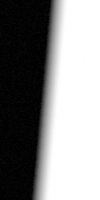
#> input picture тех зрение/lab1/1.png, 100 x 200 px; the run also reads 1 picture not shown here
$ jupyter execute 1.ipynb
#> lines starting #> are read from the running program, lines starting #| are printed output that depends on the picture
[cell 1]
import cv2
import numpy as np
import matplotlib.ticker as tic

from skimage import io, color, transform
from matplotlib import pyplot as plt

[cell 2]
fig = plt.figure()

fig, ([ax1, ax2, ax3, ax4, ax5] ) = plt.subplots(
    nrows=1, ncols=5,
    figsize=(18, 14)
)

ax1.set_title('1')
ax2.set_title('2')
ax3.set_title('3')
ax4.set_title('4')
ax5.set_title('5')

image1 = io.imread("1.png")
#> image1 is the input picture: shape (200, 100); min 0, max 255, mean 136.1
image2 = io.imread("2.png")
image3 = io.imread("3.png")
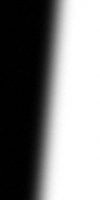
#> input picture тех зрение/lab1/3.png, 100 x 200 px
#> image3 is the input picture: shape (200, 100); min 0, max 255, mean 128.8
image4 = io.imread("cam-lens.png")
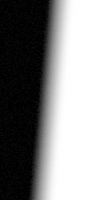
#> input picture тех зрение/lab1/cam-lens.png, 100 x 200 px
#> image4 is the input picture: shape (200, 100); min 0, max 255, mean 134.1
image5 = io.imread("cam.png")
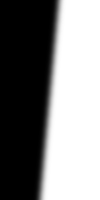
#> input picture тех зрение/lab1/cam.png, 100 x 200 px
#> image5 is the input picture: shape (200, 100); min 0, max 255, mean 128.4

ax1.imshow(image1,  cmap="gray")
ax2.imshow(image2,  cmap="gray")
ax3.imshow(image3,  cmap="gray")
ax4.imshow(image4,  cmap="gray")
ax5.imshow(image5,  cmap="gray")

plt.show()

[cell 3]
# Выравнивание изображения для получения нормали
def rotate(img):
    img = transform.rotate(img, 5.3, preserve_range=True)
    row = img[len(img)//2] / 255
    image = np.full(img.shape, row)
    return image

[cell 4]
# Функция размытия края полуплоскости
# Построение графика функции размытия полуплоскости
def draw_kf(img, add_to_title = ""):
    y = np.mean(img, axis=0)
    x = np.arange(len(y))
    fig, ax = plt.subplots()
    ax.plot(x, y, linewidth = 3)

    #Устанавливаем интервал основных делений:
    ax.xaxis.set_major_locator(tic.MultipleLocator(10))
    ax.yaxis.set_major_locator(tic.MultipleLocator(0.5))

    fig.set_figwidth(6)
    fig.set_figheight(4)
    plt.title("Краевая функция " + add_to_title, fontsize=16)
    plt.grid()
    plt.show()

[cell 5]
edg_1 = rotate(image1)
#> in rotate, `row = img[len(img)//2] / 255`: row = 100 values, max 1 at index 65, min 0 at index 18, mean 0.534
#> in rotate, `image = np.full(img.shape, row)`:
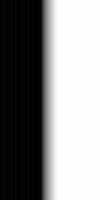
#> image: shape (200, 100) float64; min 0, max 1, mean 0.534
edg_2 = rotate(image2)
edg_3 = rotate(image3)
#> in rotate (call 3), `img = transform.rotate(img, 5.3, preserve_range=True)`:
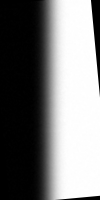
#> img: shape (200, 100) float64; min 0, max 255, mean 121.9
#> in rotate (call 3), `row = img[len(img)//2] / 255`: row = 100 values, max 1 at index 73, min 0.000209 at index 12, mean 0.505
edg_4 = rotate(image4)
#> in rotate (call 4), `img = transform.rotate(img, 5.3, preserve_range=True)`:
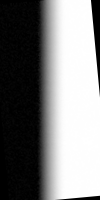
#> img: shape (200, 100) float64; min 0, max 255, mean 127.2
#> in rotate (call 4), `row = img[len(img)//2] / 255`: row = 100 values, max 1 at index 69, min 6.83e-05 at index 34, mean 0.526
edg_5 = rotate(image5)
#> in rotate (call 5), `img = transform.rotate(img, 5.3, preserve_range=True)`:
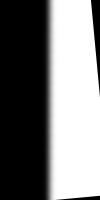
#> img: shape (200, 100) float64; min 0, max 255, mean 121.6
#> in rotate (call 5), `row = img[len(img)//2] / 255`: row = 100 values from 0 to 1
#> in rotate (call 5), `image = np.full(img.shape, row)`:
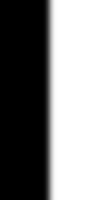
#> image: shape (200, 100) float64; min 0, max 1, mean 0.504

draw_kf(edg_1, '1')
#> in draw_kf, `y = np.mean(img, axis=0)`: y = 100 values, max 1 at index 65, min 0 at index 18, mean 0.534
#> in draw_kf, `x = np.arange(len(y))`: x = 100 values from 0 to 99
draw_kf(edg_2, '2')
draw_kf(edg_3, '3')
draw_kf(edg_4, '4')
draw_kf(edg_5, '5')

[cell 6]
# Функция размытия линии
# Построение графика функции размытия линии
def draw_frl(img, add_to_title = ""):
    y = np.mean(img, axis=0)
    x = np.arange(len(y))
    y1 = np.gradient(y)
    y1 /= max(y1)   # Нормирование графика
    fig, ax = plt.subplots()
    ax.plot(x, y1, linewidth = 3)

    #Устанавливаем интервал основных делений:
    ax.xaxis.set_major_locator(tic.MultipleLocator(10))
    ax.yaxis.set_major_locator(tic.MultipleLocator(0.2))

    fig.set_figwidth(6)
    fig.set_figheight(4)
    plt.title("Функция размытия линии " + add_to_title, fontsize=16)
    plt.grid()
    plt.show()

[cell 7]
draw_frl(image1, '1')
#> in draw_frl, `y = np.mean(img, axis=0)`: y = 100 values, max 254.8 at index 72, min 2.69 at index 27, mean 136.1
#> in draw_frl, `x = np.arange(len(y))`: x = 100 values from 0 to 99
#> in draw_frl, `y1 = np.gradient(y)`: y1 = 100 values, max 13.18 at index 47, min -0.243 at index 14, mean 2.52
#> in draw_frl, `y1 /= max(y1)`: y1 = 100 values, max 1 at index 47, min -0.0184 at index 14, mean 0.191
draw_frl(image2, '2')
draw_frl(image3, '3')
draw_frl(image4, '4')
draw_frl(image5, '5')

[cell 8]
#Функция передачи модуляции
#  Построение графика функции передачи модуляции
def draw_fpm(img, add_to_title = ""):
    y = np.mean(img, axis=0)
    x = np.arange(len(y))
    y1 = np.gradient(y)
    y1 = np.fft.fft(y1)    # Дискретное фурье преобразование
    fig, ax = plt.subplots()
    ax.plot(x[:len(x)//10], np.abs(y1 / max(y1))[:len(x)//10], linewidth = 3)
    # print(np.abs(y1 / max(y1))[:len(x)//10])
    #Устанавливаем интервал основных делений:
    ax.xaxis.set_major_locator(tic.MultipleLocator(1))
    ax.yaxis.set_major_locator(tic.MultipleLocator(0.5))

    fig.set_figwidth(6)
    fig.set_figheight(4)
    plt.title("Функция передачи модуляции " + add_to_title, fontsize=16)
    plt.grid()
    plt.show()

[cell 9]
draw_fpm(image1, '1')
#> in draw_fpm, `x = np.arange(len(y))`: x = 100 values from 0 to 99
#> in draw_fpm, `y1 = np.gradient(y)`: y1 = 100 values, max 13.18 at index 47, min -0.243 at index 14, mean 2.52
draw_fpm(image2, '2')
draw_fpm(image3, '3')
draw_fpm(image4, '4')
draw_fpm(image5, '5')
#> in draw_fpm (call 5), `y = np.mean(img, axis=0)`: y = 100 values from 0 to 255
#> in draw_fpm (call 5), `y1 = np.gradient(y)`: y1 = 100 values, max 13.51 at index 50, min 0 at index 0, mean 2.55
#> in draw_fpm (call 5), `plt.show()`:
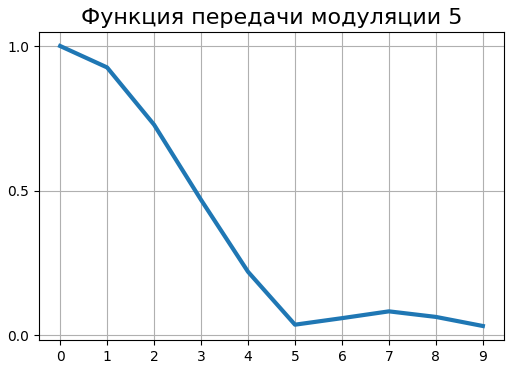
#> figure drawn by matplotlib, 1 panel; curve peaks at x = 0, y = 1

[cell 10]
def divide_fpm(img1, img2, add_to_title = ""):
    y1 = np.mean(img1, axis=0)
    x1 = np.arange(len(y1))
    y11 = np.gradient(y1)
    y11 = np.fft.fft(y11)

    y2 = np.mean(img2, axis=0)
    x2 = np.arange(len(y2))
    y12 = np.gradient(y2)
    y12 = np.fft.fft(y12)

    fig, ax = plt.subplots()

    shrek1=np.abs(y11 / max(y11))[:len(x1)//10]
    shrek2=np.abs(y12 / max(y12))[:len(x2)//10]
    ax.plot(x1[:len(x1)//10], np.divide(shrek1, shrek2), linewidth = 3)
    # print(np.abs(y1 / max(y1))[:len(x)//10])
    #Устанавливаем интервал основных делений:
    ax.xaxis.set_major_locator(tic.MultipleLocator(1))
    ax.yaxis.set_major_locator(tic.MultipleLocator(0.5))

    fig.set_figwidth(6)
    fig.set_figheight(4)
    plt.title(add_to_title, fontsize=16)
    plt.grid()
    plt.show()

divide_fpm(image4, image5, "ФПМ объектива")
#> in divide_fpm, `y1 = np.mean(img1, axis=0)`: y1 = 100 values, max 254.8 at index 93, min 2.79 at index 24, mean 134.1
#> in divide_fpm, `x1 = np.arange(len(y1))`: x1 = 100 values from 0 to 99
#> in divide_fpm, `y11 = np.gradient(y1)`: y11 = 100 values, max 11.46 at index 48, min -0.32 at index 17, mean 2.52
#> in divide_fpm, `y2 = np.mean(img2, axis=0)`: y2 = 100 values from 0 to 255
#> in divide_fpm, `x2 = np.arange(len(y2))`: x2 = 100 values from 0 to 99
#> in divide_fpm, `y12 = np.gradient(y2)`: y12 = 100 values, max 13.51 at index 50, min 0 at index 0, mean 2.55
#> in divide_fpm, `shrek1=np.abs(y11 / max(y11))[:len(x1)//10]`: shrek1 = [1, 0.861, 0.539, 0.228, 0.0637, 0.0113, 0.0241, 0.0307, 0.0146, 0.00802]
#> in divide_fpm, `shrek2=np.abs(y12 / max(y12))[:len(x2)//10]`: shrek2 = [1, 0.926, 0.728, 0.468, 0.22, 0.0372, 0.0597, 0.0832, 0.064, 0.0326]
#> in divide_fpm, `plt.show()`:
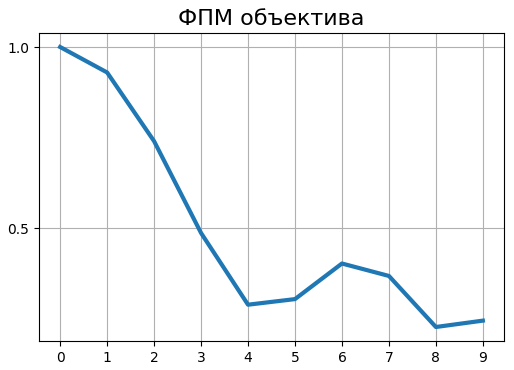
#> figure drawn by matplotlib, 1 panel; curve peaks at x = 0, y = 1
